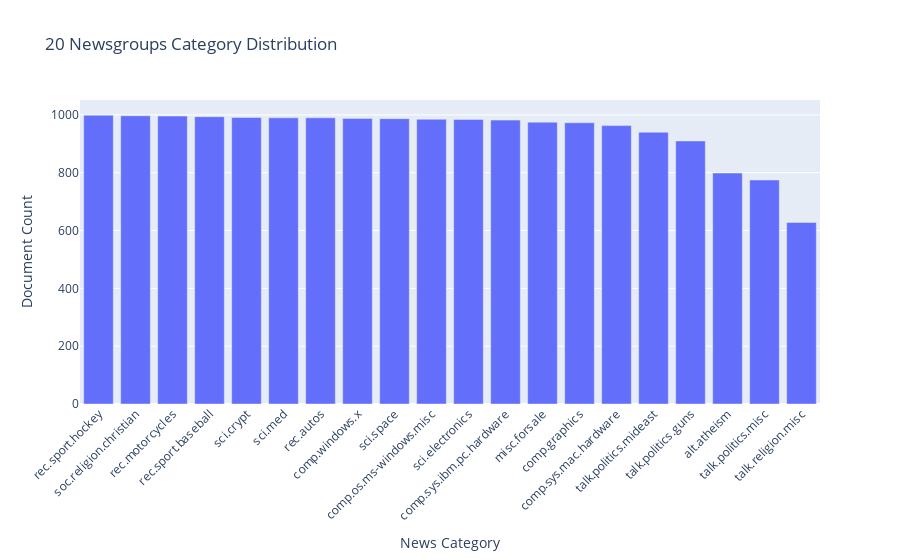

Notebook code for this chart:
### Markdown cell above
> 글 주제, 보내는 곳 등 불필요한 정보 제거 필요 확인

### Code cell
# ==========================================
# Category Distribution Visualization
# ==========================================
logger.info("Starting EDA: Visualizing category distribution.")

# 시각화를 위한 데이터프레임 구성
df_eda = pd.DataFrame({
    'category': [target_names[i] for i in labels]
})

# 카테고리별 빈도 계산
category_counts = df_eda['category'].value_counts().reset_index()
category_counts.columns = ['category', 'count']

# Plotly Interactive Bar Chart
fig = px.bar(category_counts, 
             x='category', 
             y='count',
             title='20 Newsgroups Category Distribution',
             labels={'category': 'News Category', 'count': 'Document Count'},
             color_continuous_scale='Viridis')

fig.update_layout(xaxis_tickangle=-45, showlegend=False) # 카테고리 이름이 겹치지 않도록 가독성 고려 설정
fig.show()

logger.info("EDA visualization completed.")

### Figure 1 — Plotly figure (JSON) as saved in the notebook; plotly's stock layout.template omitted (floating-point values rounded to 4 significant figures)
{"data": [{"hovertemplate": "News Category=%{x}<br>Document Count=%{y}<extra></extra>", "legendgroup": "", "marker": {"color": "#636efa", "pattern": {"shape": ""}}, "name": "", "orientation": "v", "showlegend": false, "textposition": "auto", "type": "bar", "x": ["rec.sport.hockey", "soc.religion.christian", "rec.motorcycles", "rec.sport.baseball", "sci.crypt", "sci.med", "rec.autos", "comp.windows.x", "sci.space", "comp.os.ms-windows.misc", "sci.electronics", "comp.sys.ibm.pc.hardware", "misc.forsale", "comp.graphics", "comp.sys.mac.hardware", "talk.politics.mideast", "talk.politics.guns", "alt.atheism", "talk.politics.misc", "talk.religion.misc"], "xaxis": "x", "y": [999, 997, 996, 994, 991, 990, 990, 988, 987, 985, 984, 982, 975, 973, 963, 940, 910, 799, 775, 628], "yaxis": "y"}], "layout": {"barmode": "relative", "legend": {"tracegroupgap": 0}, "showlegend": false, "title": {"text": "20 Newsgroups Category Distribution"}, "xaxis": {"anchor": "y", "domain": [0, 1], "tickangle": -45, "title": {"text": "News Category"}}, "yaxis": {"anchor": "x", "domain": [0, 1], "title": {"text": "Document Count"}}}}
